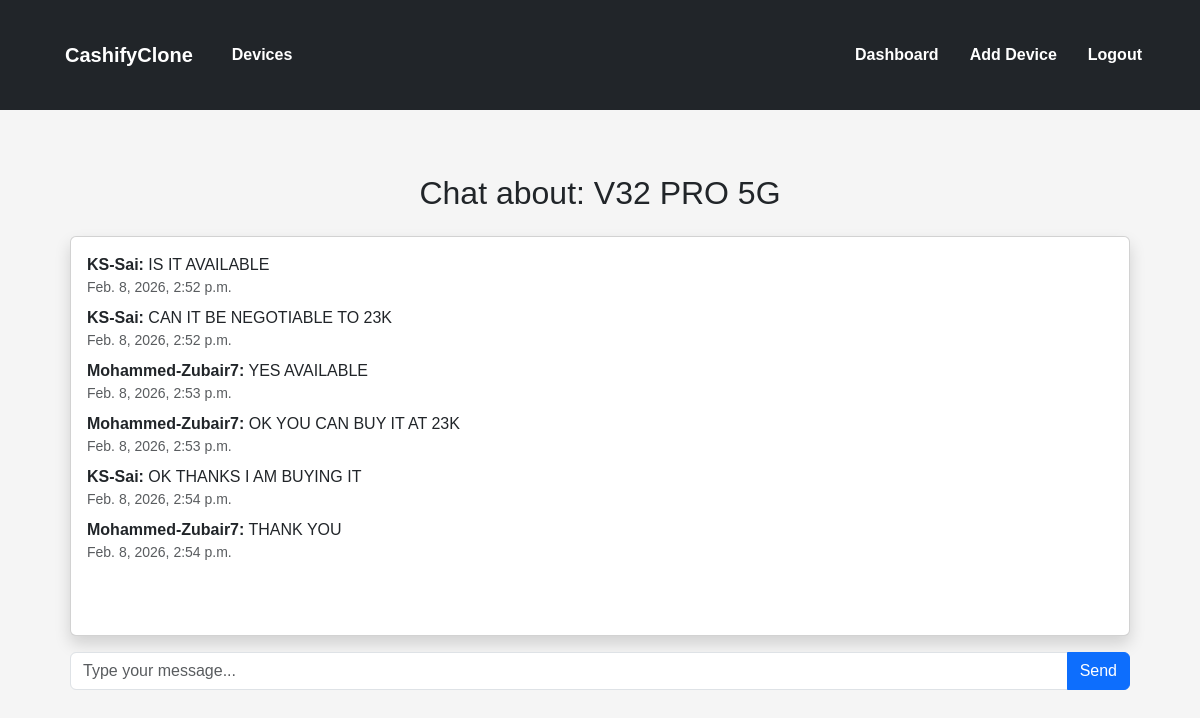
Screenshot of /devices/6/chat/ (signed in) with the database file from the repository.
### devices/models.py (models this page shows, shortened)
class Device(models.Model):
    user = models.ForeignKey(User, on_delete=models.CASCADE)
    buyer = models.ForeignKey(
        User,
        on_delete=models.SET_NULL,
        null=True,
        blank=True,
        related_name="purchased_devices"
    )
    name = models.CharField(max_length=200)
    brand = models.CharField(max_length=200)
    description = models.TextField()
    condition = models.CharField(max_length=100)
    price = models.DecimalField(max_digits=10, decimal_places=2)
    image = models.ImageField(upload_to="devices/", null=True, blank=True)
    is_sold = models.BooleanField(default=False)

class ChatMessage(models.Model):
    device = models.ForeignKey(Device, on_delete=models.CASCADE)
    user = models.ForeignKey(User, on_delete=models.CASCADE)
    message = models.TextField()
    timestamp = models.DateTimeField(auto_now_add=True)

### devices/views.py (the view, shortened to what this page needs)
# urls.py: path("<int:pk>/chat/", views.device_chat, name="device_chat"),
@login_required
def device_chat(request, pk):
    device = get_object_or_404(Device, pk=pk)
    messages = ChatMessage.objects.filter(
        device=device
    ).order_by("timestamp")
    return render(request, "devices/device_chat.html", {
        "device": device,
        "messages": messages
    })

### devices/templates/devices/device_chat.html (shortened to what this page needs)
{% extends "base.html" %}
{% block content %}
<div class="container mt-4">
<h2 class="text-center mb-4">
Chat about: {{ device.name }}
</h2>
<div class="card shadow p-3 mb-3" style="height:400px; overflow-y:auto;">
{% if messages %}
  {% for msg in messages %}
    <div class="mb-2">
      <strong>{{ msg.user.username }}:</strong>
      {{ msg.message }}
      <div class="text-muted small">
        {{ msg.timestamp }}
      </div>
    </div>
  {% endfor %}
{% else %}
  <p class="text-center text-muted">
    No messages yet. Start the conversation.
  </p>
{% endif %}
</div>
<form method="post">
<div class="input-group">
<input type="text"
       name="message"
       class="form-control"
       placeholder="Type your message..."
       required>
<button class="btn btn-primary">
Send
</button>
</div>
</form>
</div>
{% endblock %}

### static/css/style.css (style rules this page uses)
body { font-family: Arial, sans-serif; margin: 0; background: #f5f5f5; }
.container { padding: 20px; }
.card { background: white; padding: 15px; border-radius: 6px; }

### rows the page displays
Device: name "V32 PRO 5G"
ChatMessage: user.username "KS-Sai", message "IS IT AVAILABLE", timestamp "Feb. 8, 2026, 2:52 p.m."
ChatMessage: user.username "KS-Sai", message "CAN IT BE NEGOTIABLE TO 23K", timestamp "Feb. 8, 2026, 2:52 p.m."
ChatMessage: user.username "Mohammed-Zubair7", message "YES AVAILABLE", timestamp "Feb. 8, 2026, 2:53 p.m."
ChatMessage: user.username "Mohammed-Zubair7", message "OK YOU CAN BUY IT AT 23K", timestamp "Feb. 8, 2026, 2:53 p.m."
ChatMessage: user.username "KS-Sai", message "OK THANKS I AM BUYING IT", timestamp "Feb. 8, 2026, 2:54 p.m."
ChatMessage: user.username "Mohammed-Zubair7", message "THANK YOU", timestamp "Feb. 8, 2026, 2:54 p.m."
